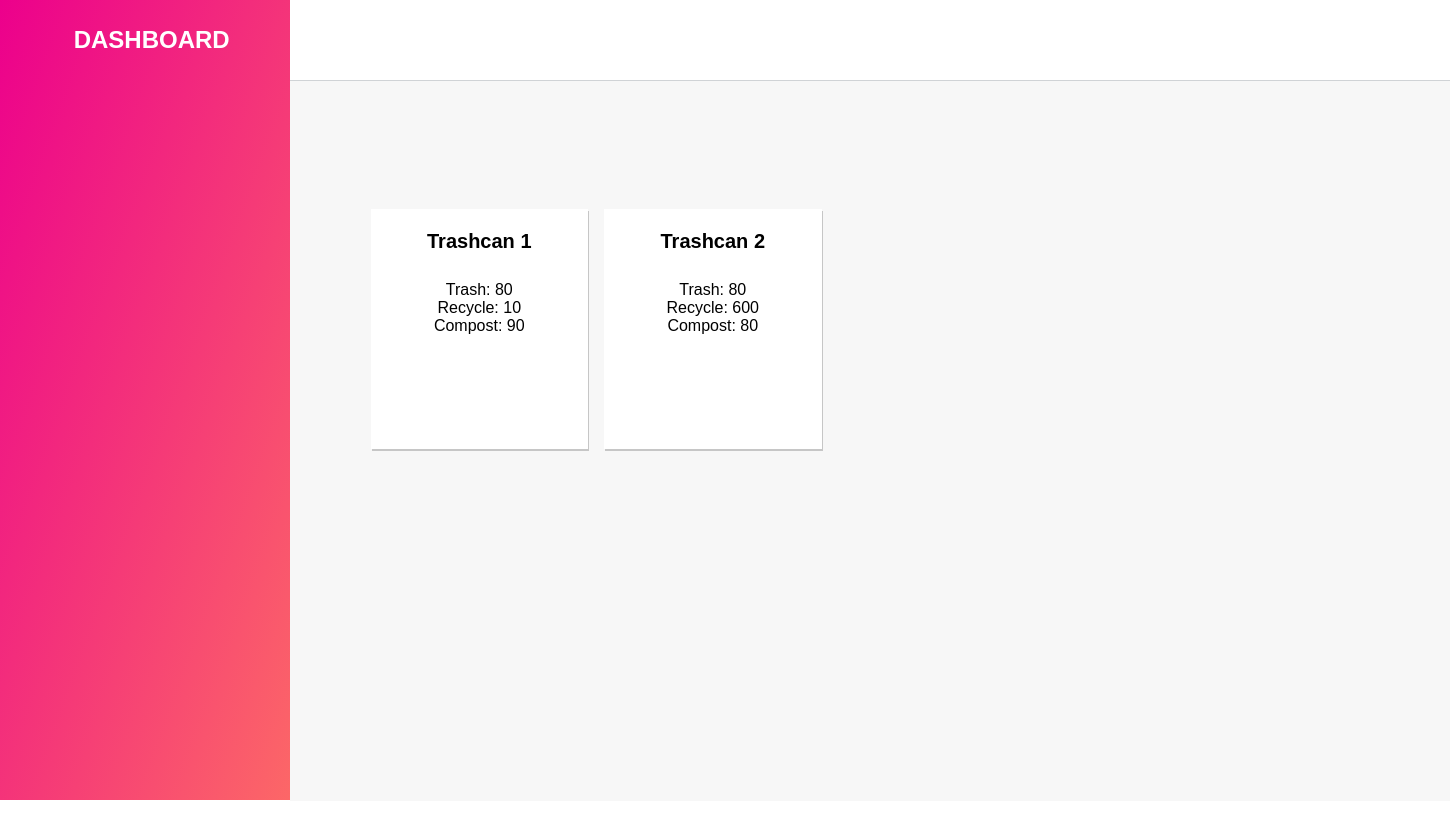
Before: / with the older database file.
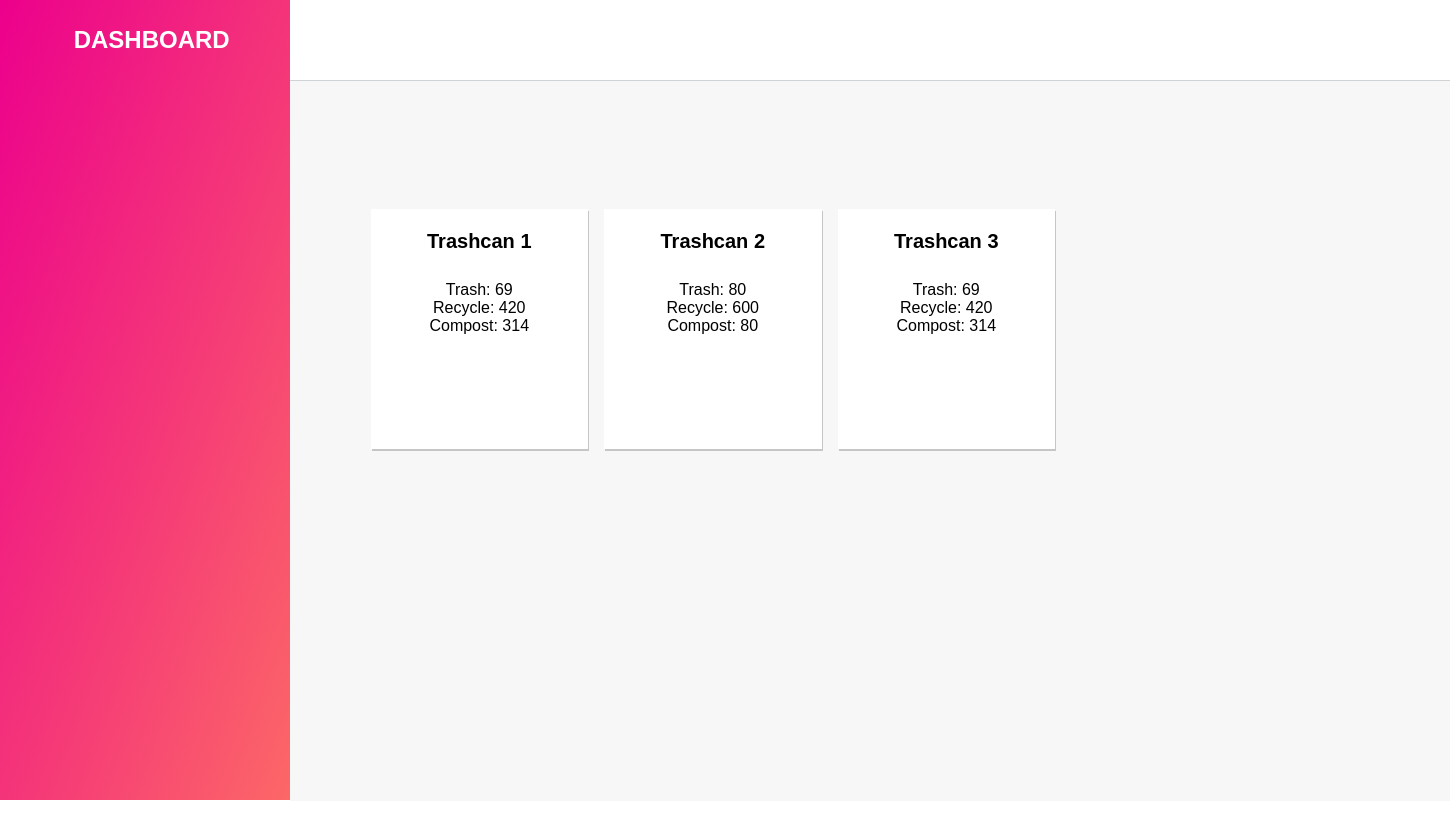
After: the same page with the newer database file.
### app.py (models this page shows, shortened)
class trashcan(db.Model):
	dustbin_id = db.Column(db.Integer, primary_key = True, unique = True)
	trash = db.Column(db.Integer, nullable = True)
	compost = db.Column(db.Integer, nullable = True)
	recycling = db.Column(db.Integer, nullable = True)

### app.py (the view, shortened to what this page needs)
@app.route('/', methods = ['POST', 'GET'])
def index():
	if request.method == 'GET':
		bins = trashcan.query.all()
		return render_template('index.html', bins = bins)

### templates/index.html (shortened to what this page needs)
<!DOCTYPE html>
<html>
<head>
	<link rel="stylesheet" type="text/css" href="index.css">
	<link rel="stylesheet" type="text/css" href="{{ url_for('static', filename = 'css/index.css') }}">
	<link rel="stylesheet" type="text/css" href="{{ url_for('static', filename = 'css/quicksand.css') }}">
</head>
<body>
	<div id = "container">
		<div id = "navigation">
			<div id = "dashboard-heading"> &nbsp; DASHBOARD</div>
		</div>
		<div id = "info">
			<div id = "topbar"></div>
			<div id = "data">
				<div id = "metrics-container">
					<div id = "metrics">
						{% for trashcan in bins%}
						<div class = "dustbin">
							<div class = "dustbin-header">Trashcan {{ trashcan.dustbin_id }}</div>
							<div class = "dustbin-data">
								Trash: {{ trashcan.trash }}<br>
								Recycle: {{ trashcan.recycling }}<br>
								Compost: {{ trashcan.compost }}<br>
							</div>
						</div>
						{%endfor%}
					</div>
				</div>
			</div>
		</div>
	</div>
</body>
</html>

### static/css/index.css (style rules this page uses)
body { padding: 0; margin:0; font-family: "Quicksand", sans-serif; overflow: hidden; }
#container { width: 100vw; height: 100vh; display: flex; }
#navigation { width: 20vw; height: 100vh; background-image: linear-gradient(to bottom right, #ec008c, #fc6767); }
#info { width: 80vw; height: 100vw; display: inline-block; }
#topbar { height: 10vh; width: 100vw; border-bottom: 1px solid #d0d3d6; z-index: 1; }
#data { height: 90vh; width: 80vw; background: #f7f7f7; text-align: center; }
#metrics-container { width: 70vw; height: 60vh; display: inline-block; margin-top: 15vh; }
#metrics { width: 70vw; height: 60vh; display: flex; }
.dustbin-header { height: 8vh; width: 15vw; font-weight: bold; font-size: 2.5vh; line-height: 8vh; margin-bottom: 1vh; }
.dustbin { width: 15vw; height: 30vh; background-color: white; box-shadow: 1px 2px rgba(0, 0, 0, 0.2); display: inline-block; margin: 1vh; }
#dashboard-heading { height: 10vh; color: white; font-size: 3vh; line-height: 10vh; font-weight: bold; text-align: center; }

Changed rows visible on the page:
changed trashcan id 1: trash "80" → "69"; recycling "10" → "420"; compost "90" → "314"
added trashcan: dustbin_id "3", trash "69", recycling "420", compost "314"
